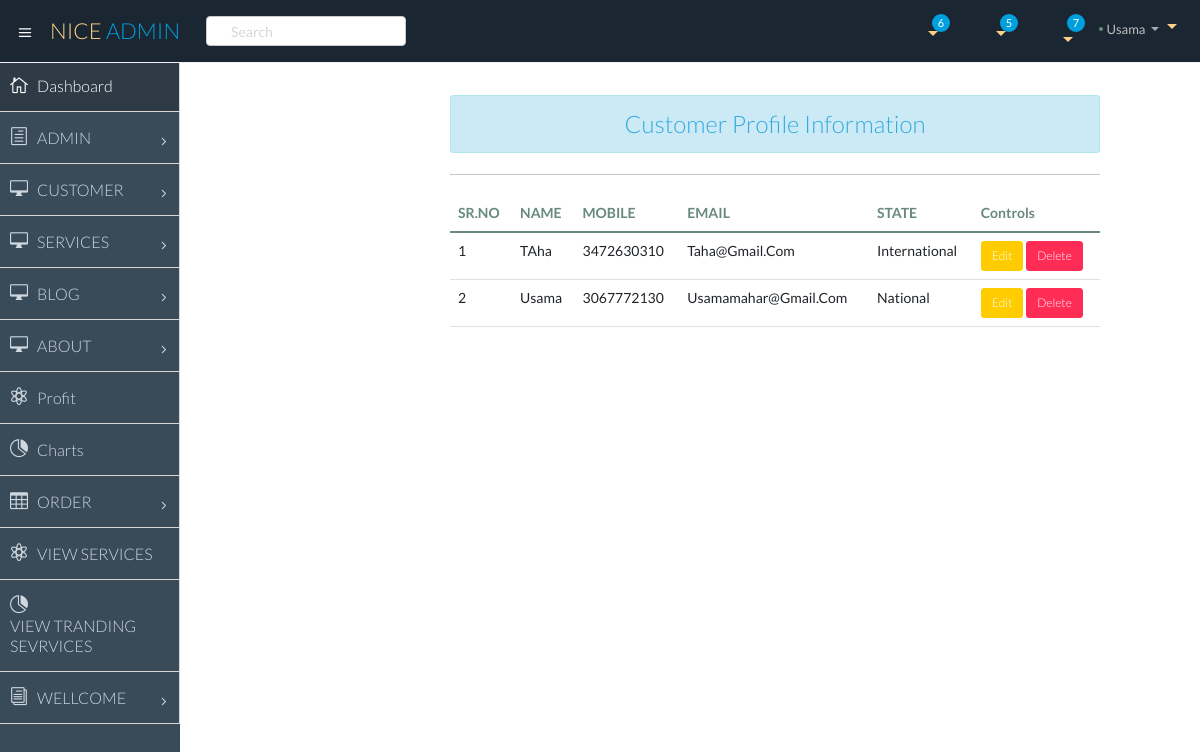
/viewcustomeredit/ (signed in), run on the app's committed database.
### app/models.py (models this page shows, shortened)
class Customer(models.Model):
    user = models.ForeignKey(User ,on_delete=models.CASCADE)
    name = models.CharField(max_length=200)
    mobile = models.IntegerField()
    whatsapp_no =models.IntegerField()
    phone_no = models.IntegerField()
    Address = models.CharField(max_length=200)
    city = models.CharField(max_length=200)
    country = models.CharField(max_length=200)
    state = models.CharField(choices=state_choice, max_length=200)
    email = models.EmailField(max_length=200)
    customer_image1 = models.ImageField(upload_to='productimg')

### app/views.py (the view)
# urls.py: path('viewcustomeredit/', views.viewcustomeredit, name="viewcustomeredit"),
@login_required
def viewcustomeredit(request):
    customer = Customer.objects.all()
    return render(request, 'app/customerviewupdate.html', {'form':  customer})

### app/templates/app/customerviewupdate.html (shortened to what this page needs)
{% extends 'app/dashbase.html' %}
{% load static %}
{% block main-content %}
 <section id="main-content">
    <section class="wrapper">
 <div class="row text-capitalize ">
  <div class="col-sm-8 offset-sm-3">
   <h3 class="text-center  alert alert-info">Customer Profile information</h3>
   <hr>
{% if form%}
   <table class="table table-hover">
    <thead>
      <tr>
        <th scope="col">SR.NO</th>
        <th scope="col">NAME</th>
        <th scope="col">MOBILE</th>
        <th scope="col">EMAIL</th>
        <th scope="col">STATE</th>
        <th scope="col">Controls</th>
      </tr>
    </thead>
    <tbody>
      {%for st in form%}
      <tr>
        <td>{{forloop.counter}}</td>
         <td scope="row">{{st.name}}</td>
         <td>{{st.mobile}}</td>
         <td>{{st.email}}</td>
         <td>{{st.state}}</td>
         <td>
       <a href="{% url 'updatecustomeredit' st.id%}" class="btn btn-warning btn-sm">Edit</a>
       <form action="{% url 'delcustomeredit'  st.id%}" method="POST" class="d-inline">
       <input  type="submit" value="Delete" class="btn btn-danger btn-sm">
      </form>
    </td>
      </tr>
       {%endfor%}
    </tbody>
  </table>
    {%else%}
      <h4 class="text-center alert alert-danger">NO Recode found</h4>
{%endif%}
  </div>
</div>
</section>
</section>
{% endblock main-content %}

### app/templates/app/dashbase.html (shortened to what this page needs)
<!DOCTYPE html>
<html lang="en">
{% load static%}
<head>
    <link href="https://cdn.jsdelivr.net/npm/bootstrap@5.0.0-beta1/dist/css/bootstrap.min.css" rel="stylesheet">
    <link rel="stylesheet" href="{% static 'app/css/owl.carousel.min.css' %}">
    <link rel="stylesheet" href="{% static 'app/css/all.min.css' %}">
    <link rel="stylesheet" href="{% static 'app/css/style.css' %}">
  <link href="{% static 'css1/bootstrap.min.css'%}" rel="stylesheet">
  <link href="{% static 'css1/bootstrap-theme.css'%}" rel="stylesheet">
  <link href="{% static 'css1/elegant-icons-style.css'%}" rel="stylesheet" />
  <link href="{% static 'css1/font-awesome.min.css'%}" rel="stylesheet" />
  <link href="{% static 'assets/fullcalendar/fullcalendar/bootstrap-fullcalendar.css'%}" rel="stylesheet" />
  <link href="{% static 'assets/fullcalendar/fullcalendar/fullcalendar.css'%}" rel="stylesheet" />
  <link href="{% static 'assets/jquery-easy-pie-chart/jquery.easy-pie-chart.css1'%}" rel="stylesheet" type="text/css1" media="screen" />
  <link rel="stylesheet" href="{% static 'css1/owl.carousel.css'%}" type="text/css1">
  <link href="{% static  'css1/jquery-jvectormap-1.2.2.css'%}" rel="stylesheet">
  <link rel="stylesheet" href="{% static 'css1/fullcalendar.css' %}">
  <link href="{% static 'css1/widgets.css' %}" rel="stylesheet">
  <link href="{% static 'css1/style.css' %}" rel="stylesheet">
  <link href="{% static 'css1/style-responsive.css' %}" rel="stylesheet">
  <link href="{% static 'css1/xcharts.min.css' %}" rel=" stylesheet">
  <link href="{% static 'css1/jquery-ui-1.10.4.min.css' %}" rel="stylesheet">
</head>
<body class="bg-white text-dark">
<section id="container" class="">
  <header class="header dark-bg">
    <div class="toggle-nav">
      <div class="icon-reorder tooltips" data-original-title="Toggle Navigation" data-placement="bottom"><i class="icon_menu"></i></div>
    </div>
    <a href="index.html" class="logo">Nice <span class="lite">Admin</span></a>
    <div class="nav search-row" id="top_menu">
      <ul class="nav top-menu">
        <li>
          <form class="navbar-form">
            <input class="form-control" placeholder="Search" type="text">
          </form>
        </li>
      </ul>
    </div>
    <div class="top-nav notification-row">
      <ul class="nav pull-right top-menu">
        <li id="task_notificatoin_bar" class="dropdown">
          <a data-toggle="dropdown" class="dropdown-toggle" href="#">
                          <i class="icon-task-l"></i>
                          <span class="badge bg-important">6</span>
                      </a>
        </li>
        <li id="mail_notificatoin_bar" class="dropdown">
          <a data-toggle="dropdown" class="dropdown-toggle" href="#">
                          <i class="icon-envelope-l"></i>
                          <span class="badge bg-important">5</span>
                      </a>
        </li>
        <li id="alert_notificatoin_bar" class="dropdown">
          <a data-toggle="dropdown" class="dropdown-toggle" href="#">
                          <i class="icon-bell-l"></i>
                          <span class="badge bg-important">7</span>
                      </a>
        </li>
        <li class="dropdown">
          <a data-toggle="dropdown" class="dropdown-toggle" href="#">
                          <span class="profile-ava">
                              <img alt="" src="{{ request.user.Customer.customer_image1.url}}">
                          </span>
                          <span class="username text-capitalize">{{request.user}}</span>
                          <b class="caret"></b>
                      </a>
        </li>
      </ul>
    </div>
  </header>
  <aside>
    <div id="sidebar" class="nav-collapse ">
      <ul class="sidebar-menu">
        <li class="active">
          <a class="" href="">
                        <i class="icon_house_alt"></i>
                        <span>Dashboard</span>
                    </a>
        </li>
        <li class="sub-menu">
          <a href="javascript:;" class="">
                        <i class="icon_document_alt"></i>
                        <span>ADMIN</span>
                        <span class="menu-arrow arrow_carrot-right"></span>
                    </a>
        </li>
        <li class="sub-menu">
          <a href="javascript:;" class="">
                        <i class="icon_desktop"></i>
                        <span>CUSTOMER</span>
                        <span class="menu-arrow arrow_carrot-right"></span>
                    </a>
        </li>
        <li class="sub-menu">
            <a href="javascript:;" class="">
                          <i class="icon_desktop"></i>
                          <span>SERVICES</span>
                          <span class="menu-arrow arrow_carrot-right"></span>
                      </a>
          </li>
        <li class="sub-menu">
            <a href="javascript:;" class="">
                          <i class="icon_desktop"></i>
                          <span>BLOG</span>
                          <span class="menu-arrow arrow_carrot-right"></span>
                      </a>
          </li>
          <li class="sub-menu">
            <a href="javascript:;" class="">
                          <i class="icon_desktop"></i>
                          <span>ABOUT</span>
                          <span class="menu-arrow arrow_carrot-right"></span>
                      </a>
          </li>
        <li>
          <a class="" href="widgets.html">
                        <i class="icon_genius"></i>
                        <span>Profit</span>
                    </a>
        </li>
        <li>
          <a class="" href="chart-chartjs.html">
                        <i class="icon_piechart"></i>
                        <span>Charts</span>
                    </a>
        </li>
        <li class="sub-menu">
          <a href="javascript:;" class="">
                        <i class="icon_table"></i>
                        <span>ORDER</span>
                        <span class="menu-arrow arrow_carrot-right"></span>
                    </a>
        </li>
        <li>
            <a class="" href="widgets.html">
                          <i class="icon_genius"></i>
                          <span>VIEW SERVICES</span>
                      </a>
          </li>
          <li>
            <a class="" href="chart-chartjs.html">
                          <i class="icon_piechart"></i>
                          <span>VIEW TRANDING SEVRVICES</span>
                      </a>
          </li>
        <li class="sub-menu">
          <a href="javascript:;" class="">
                        <i class="icon_documents_alt"></i>
                        <span>WELLCOME</span>
                        <span class="menu-arrow arrow_carrot-right"></span>
                    </a>
        </li>
      </ul>
    </div>
  </aside>
  {% block main-content %} {% endblock main-content %}
</section>
</body>
</html>

### data on the page
Customer: name "TAha", mobile "3472630310", email "Taha@gmail.com", state "International"
Customer: name "Usama", mobile "3067772130", email "Usamamahar@gmail.com", state "National"

### other printed values
{{ request.user }} "Usama"
